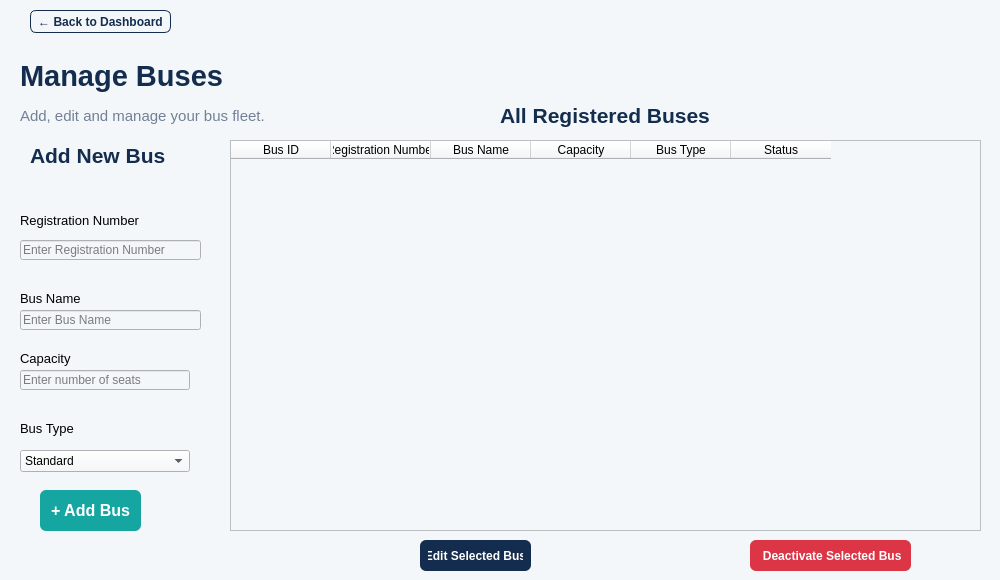
<?xml version="1.0" encoding="UTF-8"?>
<ui version="4.0">
 <class>Form</class>
 <widget class="QWidget" name="Form">
  <property name="geometry">
   <rect>
    <x>0</x>
    <y>0</y>
    <width>1000</width>
    <height>580</height>
   </rect>
  </property>
  <property name="windowTitle">
   <string>BLUEBUS - Manage Buses</string>
  </property>
  <property name="styleSheet">
   <string notr="true">background-color: #F4F7FA;</string>
  </property>
  <widget class="QLabel" name="label">
   <property name="geometry">
    <rect>
     <x>20</x>
     <y>50</y>
     <width>211</width>
     <height>51</height>
    </rect>
   </property>
   <property name="font">
    <font>
     <family>Segoe UI</family>
     <pointsize>22</pointsize>
     <weight>75</weight>
     <bold>true</bold>
    </font>
   </property>
   <property name="styleSheet">
    <string notr="true">color:#142D4E</string>
   </property>
   <property name="text">
    <string>Manage Buses</string>
   </property>
  </widget>
  <widget class="QLabel" name="label_2">
   <property name="geometry">
    <rect>
     <x>20</x>
     <y>100</y>
     <width>251</width>
     <height>31</height>
    </rect>
   </property>
   <property name="font">
    <font>
     <family>Segoe UI</family>
     <pointsize>11</pointsize>
    </font>
   </property>
   <property name="styleSheet">
    <string notr="true">color:#718096</string>
   </property>
   <property name="text">
    <string>Add, edit and manage your bus fleet.</string>
   </property>
  </widget>
  <widget class="QLabel" name="label_3">
   <property name="geometry">
    <rect>
     <x>30</x>
     <y>140</y>
     <width>181</width>
     <height>31</height>
    </rect>
   </property>
   <property name="font">
    <font>
     <family>Segoe UI</family>
     <pointsize>16</pointsize>
     <weight>75</weight>
     <bold>true</bold>
    </font>
   </property>
   <property name="styleSheet">
    <string notr="true">color:#142D4E</string>
   </property>
   <property name="text">
    <string>Add New Bus</string>
   </property>
  </widget>
  <widget class="QLabel" name="registrationLabel">
   <property name="geometry">
    <rect>
     <x>20</x>
     <y>210</y>
     <width>141</width>
     <height>21</height>
    </rect>
   </property>
   <property name="font">
    <font>
     <family>Segoe UI</family>
     <pointsize>10</pointsize>
    </font>
   </property>
   <property name="text">
    <string>Registration Number</string>
   </property>
  </widget>
  <widget class="QLineEdit" name="registrationInput">
   <property name="geometry">
    <rect>
     <x>20</x>
     <y>240</y>
     <width>181</width>
     <height>20</height>
    </rect>
   </property>
   <property name="placeholderText">
    <string>Enter Registration Number</string>
   </property>
  </widget>
  <widget class="QLabel" name="label_5">
   <property name="geometry">
    <rect>
     <x>20</x>
     <y>290</y>
     <width>111</width>
     <height>16</height>
    </rect>
   </property>
   <property name="font">
    <font>
     <family>Segoe UI</family>
     <pointsize>10</pointsize>
    </font>
   </property>
   <property name="text">
    <string>Bus Name</string>
   </property>
  </widget>
  <widget class="QLineEdit" name="busNameInput">
   <property name="geometry">
    <rect>
     <x>20</x>
     <y>310</y>
     <width>181</width>
     <height>20</height>
    </rect>
   </property>
   <property name="placeholderText">
    <string>Enter Bus Name</string>
   </property>
  </widget>
  <widget class="QLabel" name="label_4">
   <property name="geometry">
    <rect>
     <x>20</x>
     <y>350</y>
     <width>111</width>
     <height>16</height>
    </rect>
   </property>
   <property name="font">
    <font>
     <family>Segoe UI</family>
     <pointsize>10</pointsize>
    </font>
   </property>
   <property name="text">
    <string>Capacity</string>
   </property>
  </widget>
  <widget class="QLineEdit" name="capacityInput">
   <property name="geometry">
    <rect>
     <x>20</x>
     <y>370</y>
     <width>170</width>
     <height>20</height>
    </rect>
   </property>
   <property name="placeholderText">
    <string>Enter number of seats</string>
   </property>
  </widget>
  <widget class="QLabel" name="label_6">
   <property name="geometry">
    <rect>
     <x>20</x>
     <y>420</y>
     <width>111</width>
     <height>16</height>
    </rect>
   </property>
   <property name="font">
    <font>
     <family>Segoe UI</family>
     <pointsize>10</pointsize>
    </font>
   </property>
   <property name="text">
    <string>Bus Type</string>
   </property>
  </widget>
  <widget class="QComboBox" name="busTypeComboBox">
   <property name="geometry">
    <rect>
     <x>20</x>
     <y>450</y>
     <width>170</width>
     <height>22</height>
    </rect>
   </property>
   <item>
    <property name="text">
     <string>Standard</string>
    </property>
   </item>
   <item>
    <property name="text">
     <string>Executive</string>
    </property>
   </item>
   <item>
    <property name="text">
     <string>Premium</string>
    </property>
   </item>
  </widget>
  <widget class="QPushButton" name="addBusButton">
   <property name="geometry">
    <rect>
     <x>40</x>
     <y>490</y>
     <width>101</width>
     <height>41</height>
    </rect>
   </property>
   <property name="font">
    <font>
     <family>Segoe UI</family>
     <pointsize>12</pointsize>
     <weight>75</weight>
     <bold>true</bold>
    </font>
   </property>
   <property name="styleSheet">
    <string notr="true">background-color: #16A6A1;
    color: white;
    border: none;
    border-radius: 6px;
    font-weight: bold;
    padding: 8px;</string>
   </property>
   <property name="text">
    <string>+ Add Bus</string>
   </property>
  </widget>
  <widget class="QTableWidget" name="busesTable">
   <property name="geometry">
    <rect>
     <x>230</x>
     <y>140</y>
     <width>751</width>
     <height>391</height>
    </rect>
   </property>
   <property name="columnCount">
    <number>6</number>
   </property>
   <column>
    <property name="text">
     <string>Bus ID</string>
    </property>
   </column>
   <column>
    <property name="text">
     <string>Registration Number</string>
    </property>
   </column>
   <column>
    <property name="text">
     <string>Bus Name</string>
    </property>
   </column>
   <column>
    <property name="text">
     <string>Capacity</string>
    </property>
   </column>
   <column>
    <property name="text">
     <string>Bus Type</string>
    </property>
   </column>
   <column>
    <property name="text">
     <string>Status</string>
    </property>
   </column>
  </widget>
  <widget class="QLabel" name="label_7">
   <property name="geometry">
    <rect>
     <x>500</x>
     <y>100</y>
     <width>221</width>
     <height>31</height>
    </rect>
   </property>
   <property name="font">
    <font>
     <family>Segoe UI</family>
     <pointsize>16</pointsize>
     <weight>75</weight>
     <bold>true</bold>
    </font>
   </property>
   <property name="styleSheet">
    <string notr="true">color:#142D4E</string>
   </property>
   <property name="text">
    <string>All Registered Buses</string>
   </property>
  </widget>
  <widget class="QPushButton" name="editBusButton">
   <property name="geometry">
    <rect>
     <x>420</x>
     <y>540</y>
     <width>111</width>
     <height>31</height>
    </rect>
   </property>
   <property name="styleSheet">
    <string notr="true">background-color: #142D4E;
    color: white;
    border: none;
    border-radius: 6px;
    font-weight: bold;
    padding: 8px;</string>
   </property>
   <property name="text">
    <string>Edit Selected Bus</string>
   </property>
  </widget>
  <widget class="QPushButton" name="deactivateBusButton">
   <property name="geometry">
    <rect>
     <x>750</x>
     <y>540</y>
     <width>161</width>
     <height>31</height>
    </rect>
   </property>
   <property name="styleSheet">
    <string notr="true">background-color: #DC3545;
    color: white;
    border: none;
    border-radius: 6px;
    font-weight: bold;
    padding: 8px;</string>
   </property>
   <property name="text">
    <string>	Deactivate Selected Bus</string>
   </property>
  </widget>
  <widget class="QPushButton" name="backButton">
   <property name="geometry">
    <rect>
     <x>30</x>
     <y>10</y>
     <width>141</width>
     <height>23</height>
    </rect>
   </property>
   <property name="styleSheet">
    <string notr="true">background-color: transparent;
    color: #142D4E;
    border: 1px solid #142D4E;
    border-radius: 6px;
    font-weight: bold;
    padding: 6px;</string>
   </property>
   <property name="text">
    <string>← Back to Dashboard</string>
   </property>
  </widget>
 </widget>
 <resources/>
 <connections/>
</ui>
